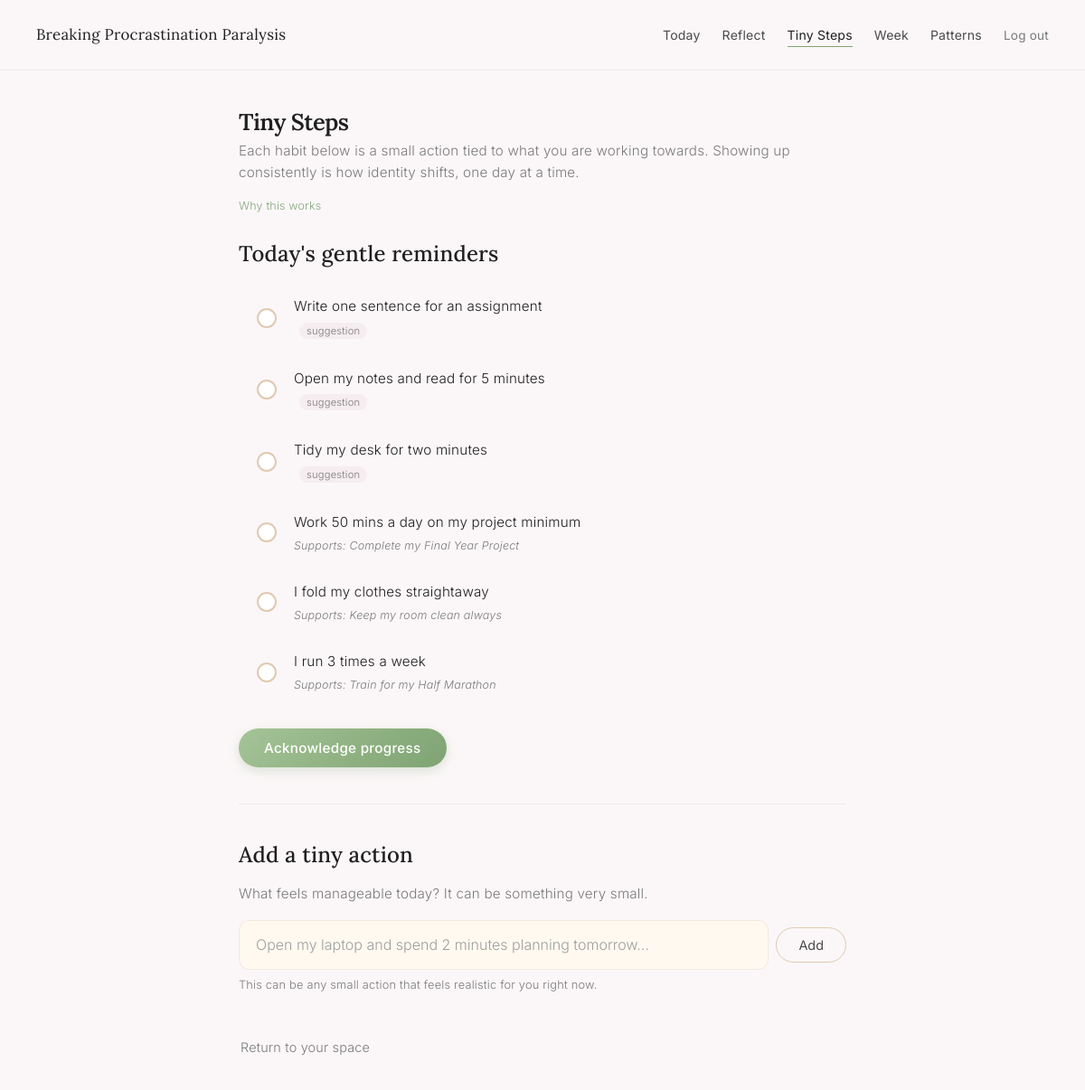
Page /habits (signed in) on the committed database.
### tables this page shows
CREATE TABLE habits (
            id INTEGER PRIMARY KEY AUTOINCREMENT,
            user_id INTEGER NOT NULL,
            name TEXT NOT NULL,
            is_sample INTEGER NOT NULL DEFAULT 0,
            created_at TEXT NOT NULL, linked_goal_id INTEGER,
            FOREIGN KEY (user_id) REFERENCES users(id)
        );

CREATE TABLE goals (
            id INTEGER PRIMARY KEY AUTOINCREMENT,
            user_id INTEGER NOT NULL,
            goal_text TEXT NOT NULL,
            created_at TEXT NOT NULL,
            FOREIGN KEY (user_id) REFERENCES users(id)
        );

### app.py (the view, shortened to what this page needs)
@app.route("/habits", methods=["GET", "POST"])
@login_required
@onboarding_check
def habits():
    user_id = session['user_id']
    conn = get_db_connection()
    cur = conn.cursor()
    cur.execute("""
        SELECT h.id, h.name, h.is_sample, h.created_at, g.goal_text
        FROM habits h
        LEFT JOIN goals g ON h.linked_goal_id = g.id
        WHERE h.user_id = ?
        ORDER BY h.id ASC
    """, (user_id,))
    habits_rows = cur.fetchall()
    conn.close()
    acknowledged = request.args.get("acknowledged") == "1"
    return render_template("habits.html", habits=habits_rows, acknowledged=acknowledged)

### app.py (called while the page is built)
def get_db_connection():
    conn = sqlite3.connect(DB_PATH, timeout=30)  # Increased timeout to 30 seconds
    conn.row_factory = sqlite3.Row
    conn.execute("PRAGMA journal_mode=WAL")  # Enable Write-Ahead Logging for better concurrency
    return conn

def login_required(f):
    @wraps(f)
    def decorated_function(*args, **kwargs):
        if 'user_id' not in session:
            return redirect(url_for('landing'))
        return f(*args, **kwargs)
    return decorated_function

def onboarding_check(f):
    @wraps(f)
    def decorated_function(*args, **kwargs):
        if 'user_id' not in session:
            return redirect(url_for('landing'))
        user_id = session['user_id']
        conn = get_db_connection()
        try:
            cur = conn.cursor()
            cur.execute("SELECT onboarding_complete FROM users WHERE id = ?", (user_id,))
            user = cur.fetchone()
            if user and user['onboarding_complete'] == 0:
                return redirect(get_next_onboarding_step(user_id))
        finally:
            conn.close()
        return f(*args, **kwargs)
    return decorated_function

### templates/habits.html (shortened to what this page needs)
<!doctype html>
<html lang="en">
<head>
    <link rel="stylesheet" href="{{ url_for('static', filename='calm.css') }}">
</head>
<body>
<div class="page-wrapper">
    <nav class="page-nav">
        <a href="{{ url_for('dashboard') }}" class="nav-brand">Breaking Procrastination Paralysis</a>
        <ul class="nav-links">
            <li><a href="{{ url_for('today') }}">Today</a></li>
            <li><a href="{{ url_for('journal') }}">Reflect</a></li>
            <li><a href="{{ url_for('habits') }}" class="active">Tiny Steps</a></li>
            <li><a href="{{ url_for('week') }}">Week</a></li>
            <li><a href="{{ url_for('analytics') }}">Patterns</a></li>
            <li><a href="{{ url_for('logout') }}" class="logout-link">Log out</a></li>
        </ul>
    </nav>
    <main class="page-content">
        <div class="section-header fade-in-up">
            <h1 class="section-title">Tiny Steps</h1>
            <p class="section-subtitle">
                Each habit below is a small action tied to what you are working towards.
                Showing up consistently is how identity shifts, one day at a time.
            </p>
            <details class="psych-explainer">
                <summary>Why this works</summary>
            </details>
        </div>
        <form method="post" class="fade-in-up">
            <h2>Today's gentle reminders</h2>
            {% if habits %}
            <ul class="habit-list">
                {% for h in habits %}
                <li class="habit-item">
                    <input
                        class="habit-checkbox"
                        type="checkbox"
                        name="completed_habits"
                        value="{{ h['id'] }}"
                        id="habit-{{ h['id'] }}"
                    >
                    <label class="habit-label" for="habit-{{ h['id'] }}">
                        <span class="habit-name-text">{{ h["name"] }}</span>
                        {% if h["is_sample"] %}
                            <span class="habit-tag">suggestion</span>
                        {% endif %}
                        {% if h["goal_text"] %}
                        <span class="habit-goal-context">Supports: {{ h["goal_text"] }}</span>
                        {% endif %}
                    </label>
                </li>
                {% endfor %}
            </ul>
            <button type="submit" class="btn-calm">Acknowledge progress</button>
            {% else %}
            <div class="empty-state-enhanced">
                <div class="empty-state-icon">🌱</div>
                <p>No tiny steps yet.</p>
                <p style="margin-top: 8px; font-size: 0.85rem;">Add one below when you feel ready. It can be something very small.</p>
            </div>
            {% endif %}
        </form>
        <hr class="divider">
        <div class="fade-in-up">
            <h2>Add a tiny action</h2>
            <p class="section-subtitle" style="margin-bottom: 16px;">
                What feels manageable today? It can be something very small.
            </p>
            <form method="post">
                <div class="add-habit-wrapper">
                    <input
                        type="text"
                        name="new_habit"
                        placeholder="Open my laptop and spend 2 minutes planning tomorrow..."
                    >
                    <button class="btn-gentle" type="submit">Add</button>
                </div>
                <p class="form-hint">
                    This can be any small action that feels realistic for you right now.
                </p>
            </form>
        </div>
        <div style="margin-top: 40px;">
            <a href="{{ url_for('today') }}" class="btn-text">Return to your space</a>
        </div>
    </main>
</div>
</body>
</html>

### rows in the picture
habits: name "Write one sentence for an assignment", is_sample "suggestion"
habits: name "Open my notes and read for 5 minutes", is_sample "suggestion"
habits: name "Tidy my desk for two minutes", is_sample "suggestion"
habits: name "Work 50 mins a day on my project minimum", goal_text "Complete my Final Year Project"
habits: name "I fold my clothes straightaway", goal_text "Keep my room clean always"
habits: name "I run 3 times a week", goal_text "Train for my Half Marathon"
